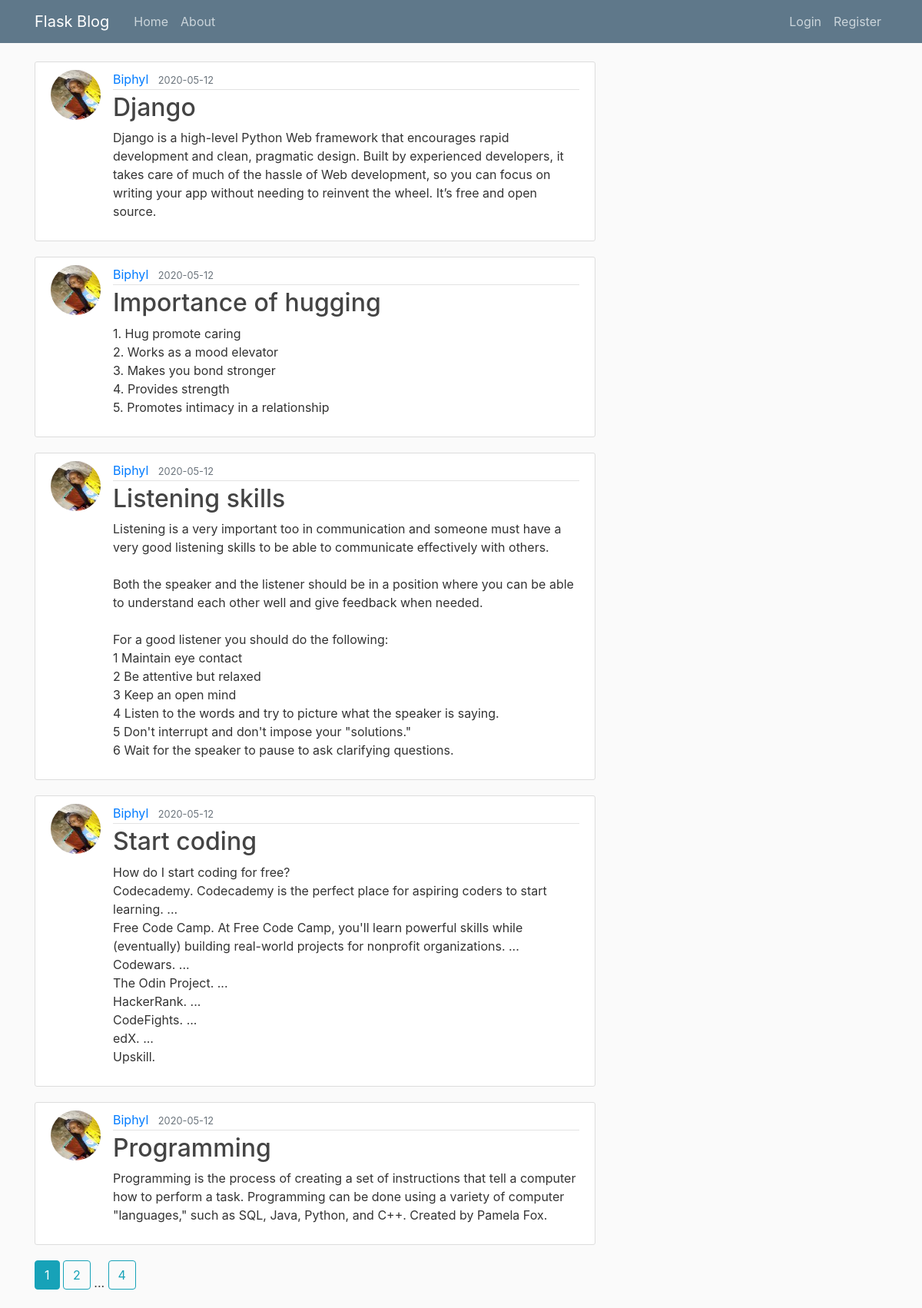
The app's page /home, older data.
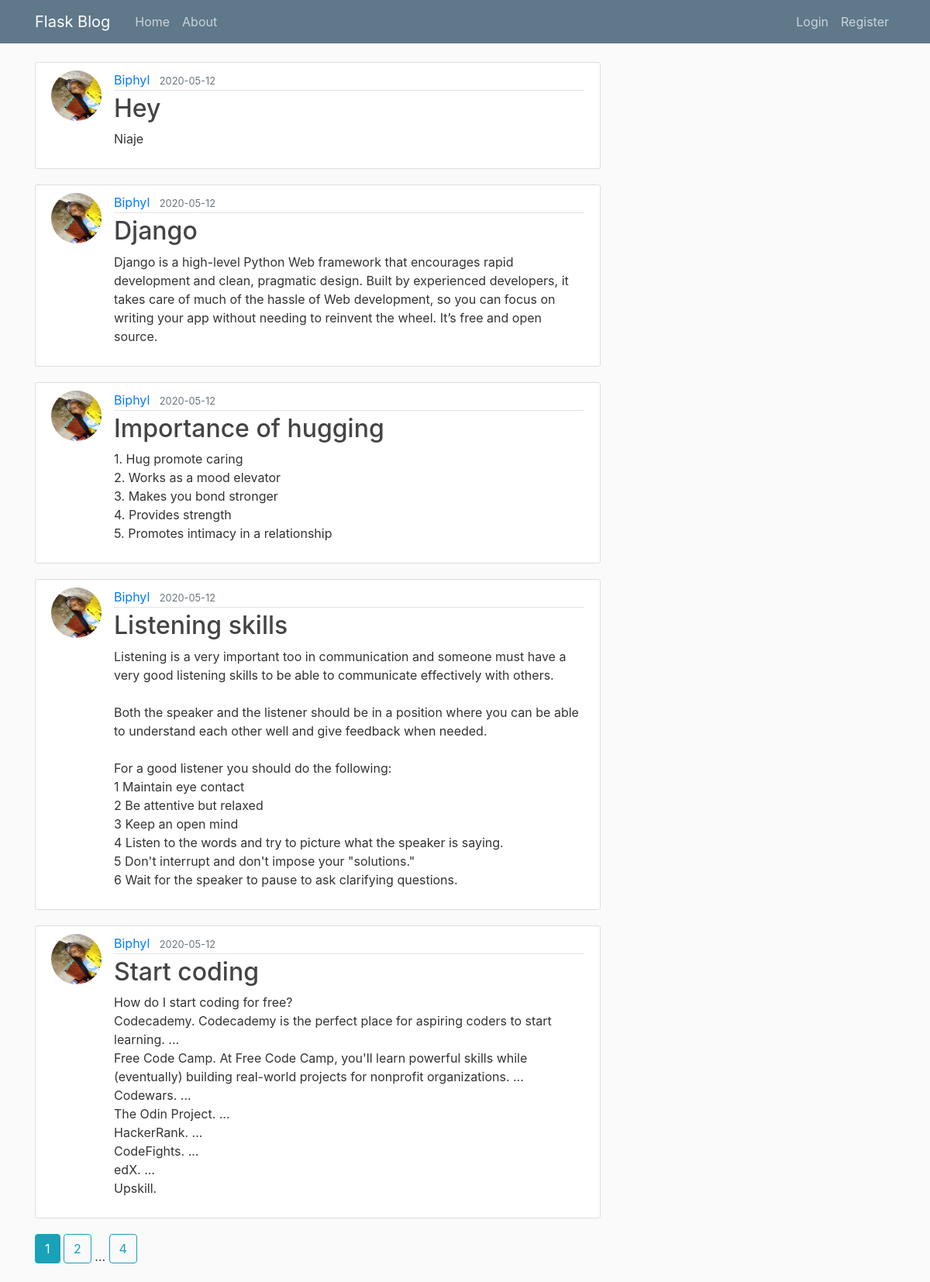
The same page, newer data.
### blog/models.py (models this page shows, shortened)
class Post(db.Model):
    id = db.Column(db.Integer, primary_key=True)
    title = db.Column(db.String(100), nullable=False)
    date_posted = db.Column(db.DateTime, nullable=False, default=datetime.utcnow)
    content = db.Column(db.Text, nullable=False)
    user_id = db.Column(db.Integer, db.ForeignKey('user.id'), nullable=False)

class User(db.Model, UserMixin):
    id = db.Column(db.Integer, primary_key=True)
    username = db.Column(db.String(20), unique=True, nullable=False)
    email = db.Column(db.String(120), unique=True, nullable=False)
    image_file = db.Column(db.String(20), nullable=False, default='default.jpg')
    password = db.Column(db.String(60), nullable=False)
    posts = db.relationship('Post', backref='author', lazy=True)

### blog/main/routes.py (the view)
@main.route("/")
@main.route("/home")
def home():
    page = request.args.get('page', 1, type=int)
    posts = Post.query.order_by(Post.date_posted.desc()).paginate(page=page, per_page=5)
    return render_template('home.html', posts=posts)

### blog/templates/home.html
{% extends "layout.html" %}
{% block content %}
    {% for post in posts.items %}
        <article class="media content-section">
          <img class="rounded-circle article-img" src="{{ url_for('static', filename='profile_pics/' + post.author.image_file) }}">
          <div class="media-body">
            <div class="article-metadata">
              <a class="mr-2" href="{{ url_for('users.user_posts', username=post.author.username) }}">{{ post.author.username }}</a>
              <small class="text-muted">{{ post.date_posted.strftime('%Y-%m-%d') }}</small>
            </div>
            <h2><a class="article-title" href="{{ url_for('posts.post', post_id=post.id) }}">{{ post.title }}</a></h2>
            <p class="article-content">{{ post.content }}</p>
          </div>
        </article>
    {% endfor %}
    {% for page_num in posts.iter_pages(left_edge=1, right_edge=1, left_current=1, right_current=2) %}
      {% if page_num %}
        {% if posts.page == page_num %}
          <a class="btn btn-info mb-4" href="{{ url_for('main.home', page=page_num) }}">{{ page_num }}</a>
        {% else %}
          <a class="btn btn-outline-info mb-4" href="{{ url_for('main.home', page=page_num) }}">{{ page_num }}</a>
        {% endif %}
      {% else %}
        ...
      {% endif %}
    {% endfor %}
{% endblock content %}

Row changes from the older to the newer data that the page shows:
no longer on this page (row unchanged): Post: image_file (picture), author.username "Biphyl", date_posted "2020-05-12", title "Programming", content "Programming is the process of creating a set of instructions that tell a computer how to perform a task. Programming can be done using a variety of computer \"languages,\" such as SQL, Java, Python, and C++. Created by Pamela Fox."
added Post: image_file (picture), author.username "Biphyl", date_posted "2020-05-12", title "Hey", content "Niaje"
